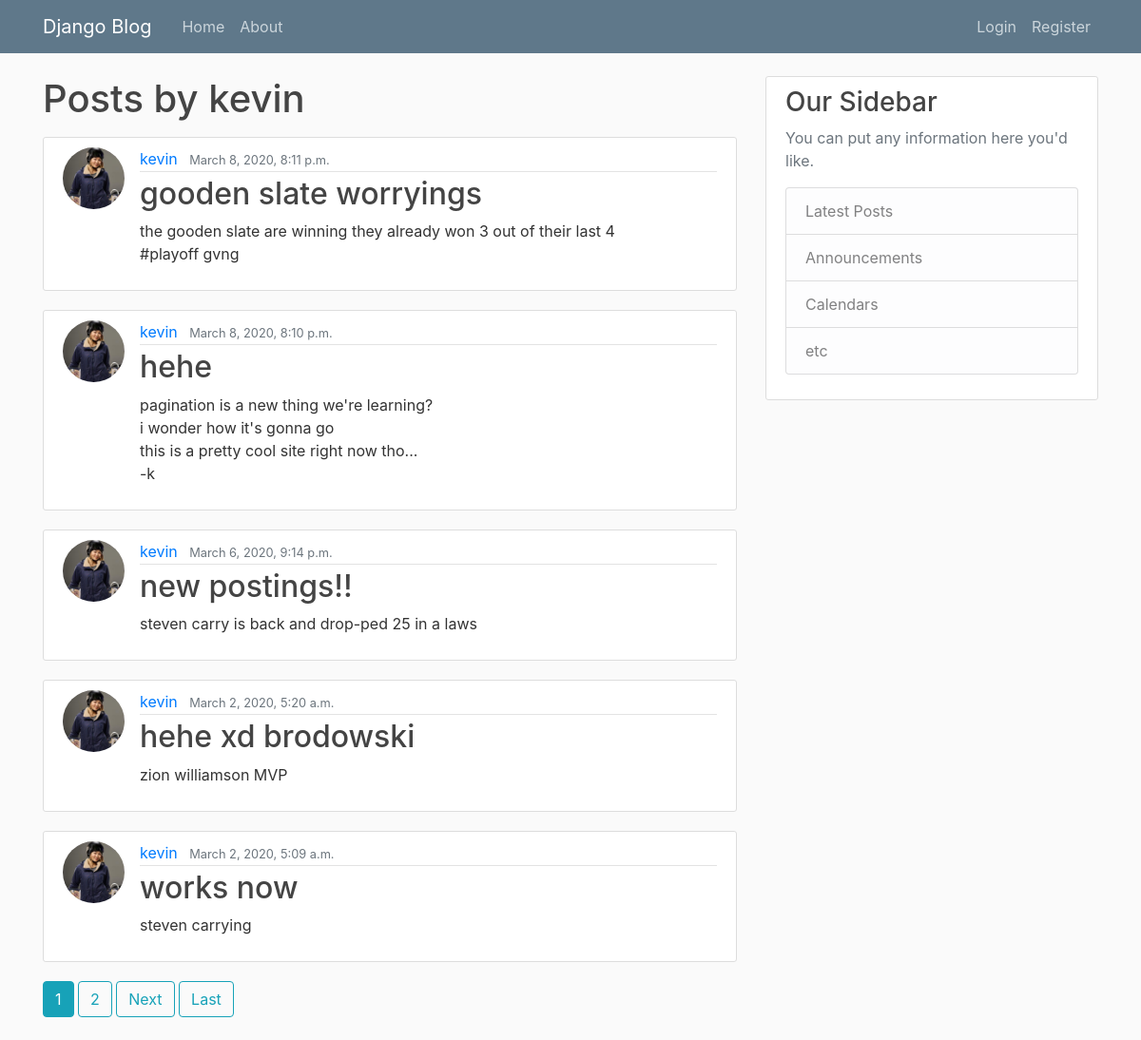
Screenshot of /user/kevin with the database file from the repository.
### blog/models.py (models this page shows, shortened)
class Post(models.Model):
  title = models.CharField(max_length=100)
  content = models.TextField()
  date_posted = models.DateTimeField(default=timezone.now)
  author = models.ForeignKey(User, on_delete=models.CASCADE)

### users/models.py (models this page shows, shortened)
class Profile(models.Model):
  user = models.OneToOneField(User, on_delete=models.CASCADE)
  biography = models.TextField()
  image = models.ImageField(default='default.jpg', upload_to='profile_pics')

### blog/views.py (the view)
# urls.py: path('user/<str:username>', UserPostListView.as_view(), name='user-posts')
class UserPostListView(ListView):
  model = Post
  template_name = 'blog/user_posts.html'
  context_object_name = 'posts'
  paginate_by = 5
  def get_queryset(self):
    user = get_object_or_404(User, username=self.kwargs.get('username'))
    return Post.objects.filter(author = user).order_by('-date_posted')

### blog/templates/blog/user_posts.html (shortened to what this page needs)
{% extends "blog/base.html" %}
{% block content %}
<h1 class="mb-3"> Posts by {{ view.kwargs.username }} </h1>
  {% for post in posts %}
    <article class="media content-section">
      <img class="rounded-circle article-img" src="{{ post.author.profile.image.url }}">
      <div class="media-body">
        <div class="article-metadata">
          <a class="mr-2" href="{% url 'user-posts' post.author.username %}">{{ post.author }}</a>
          <small class="text-muted">{{ post.date_posted }}</small>
        </div>
        <h2><a class="article-title" href="{% url 'post-detail' post.id %}">{{ post.title }}</a></h2>
        <p class="article-content">{{ post.content }}</p>
      </div>
    </article>
  {% endfor %}
  {% if is_paginated %}
    {% for num in page_obj.paginator.page_range %}
      {% if page_obj.number == num %}
        <a class="btn btn-info mb-4 c-w">{{ num }}</a>
      {% elif num > page_obj.number|add:'-3' and num < page_obj.number|add:'3' %}
        <a class="btn btn-outline-info mb-4" href="?page={{ num }}">{{ num }}</a>
      {% endif %}
    {% endfor %}
    {% if page_obj.has_next %}
      <a class="btn btn-outline-info mb-4" href="?page={{ page_obj.next_page_number }}">Next</a>
      <a class="btn btn-outline-info mb-4" href="?page={{ page_obj.paginator.num_pages }}">Last</a>
    {% endif %}
  {% endif %}
{% endblock content %}

### blog/static/blog/main.css (style rules this page uses)
body { background: #fafafa; color: #333333; margin-top: 5rem; }
h1, h2, h3, h4, h5, h6 { color: #444444; }
.content-section { background: #ffffff; padding: 10px 20px; border: 1px solid #dddddd; border-radius: 3px; margin-bottom: 20px; }
.article-title { color: #444444; }
.article-content { white-space: pre-line; }
.article-img { height: 65px; width: 65px; margin-right: 16px; }
.article-metadata { padding-bottom: 1px; margin-bottom: 4px; border-bottom: 1px solid #e3e3e3 }
.c-w { color: white !important; }

### rows the page displays
Post: author.profile.image (picture), author "kevin", date_posted "March 8, 2020, 8:11 p.m.", title "gooden slate worryings", content "the gooden slate are winning they already won 3 out of their last 4 #playoff gvng"
Post: author.profile.image (picture), author "kevin", date_posted "March 8, 2020, 8:10 p.m.", title "hehe", content "pagination is a new thing we're learning? i wonder how it's gonna go this is a pretty cool site right now tho... -k"
Post: author.profile.image (picture), author "kevin", date_posted "March 6, 2020, 9:14 p.m.", title "new postings!!", content "steven carry is back and drop-ped 25 in a laws"
Post: author.profile.image (picture), author "kevin", date_posted "March 2, 2020, 5:20 a.m.", title "hehe xd brodowski", content "zion williamson MVP"
Post: author.profile.image (picture), author "kevin", date_posted "March 2, 2020, 5:09 a.m.", title "works now", content "steven carrying"

### other values shown
{{ view.kwargs.username }} "kevin"
{{ num }} "1"
{{ num }} "2"
